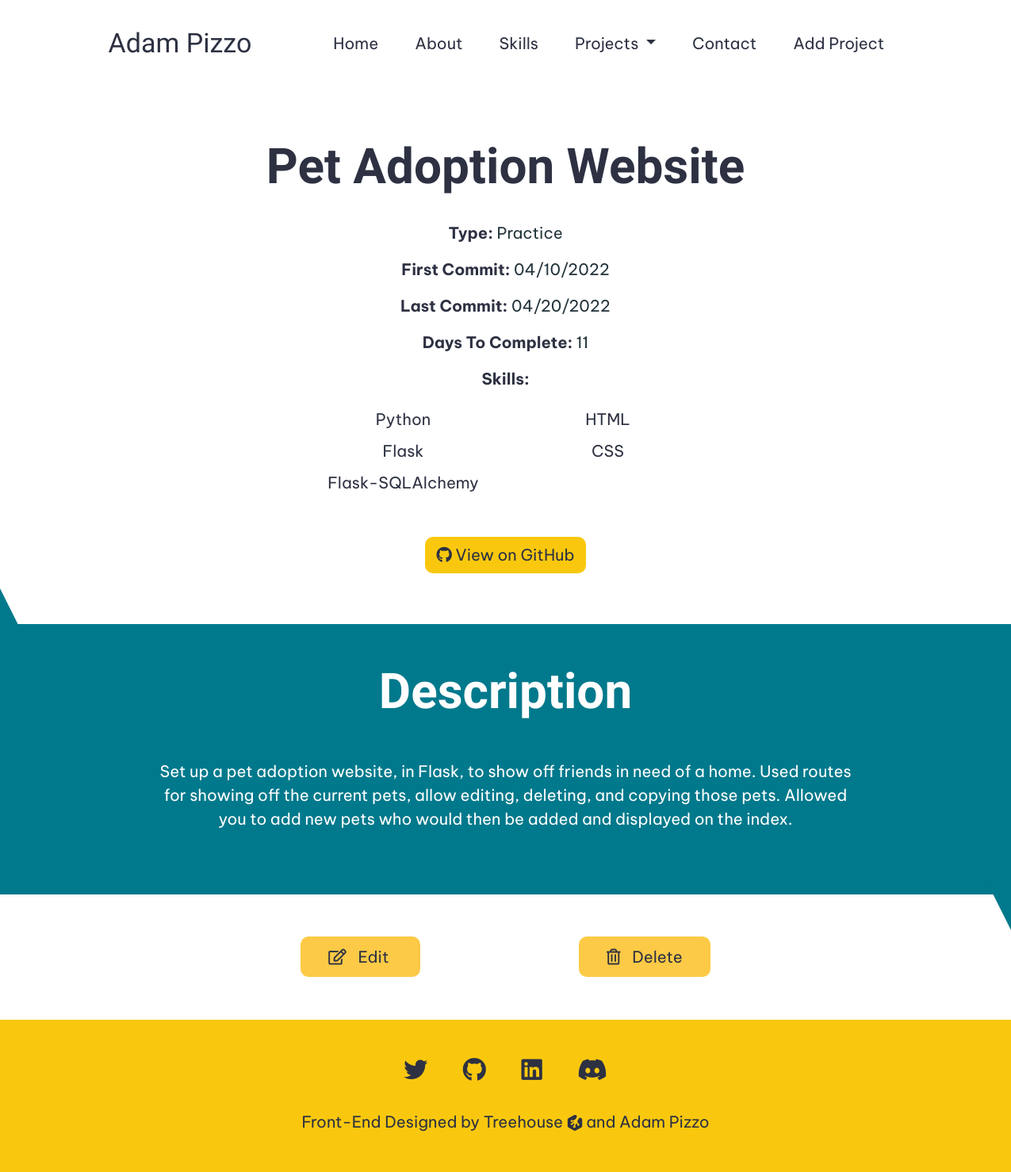
/projects/7, run on the app's committed database.
### models.py (models this page shows)
class Projects(db.Model):
    id = db.Column(db.Integer, primary_key=True)
    title = db.Column(db.String)
    type = db.Column(db.String)
    first_commit = db.Column(db.Date)
    last_commit = db.Column(db.Date)
    description = db.Column(db.Text)
    skills = db.Column(db.Text)
    url_to_project = db.Column(db.Text)

### app.py (the view)
@app.route('/projects/<id>')
def project_detail(id):
    project_df = Projects.query.order_by(Projects.last_commit.desc()).all()
    project = Projects.query.get_or_404(id)
    project.skills = project.skills.split(',')
    time_taken = (project.last_commit-project.first_commit) + timedelta(days=1)
    project.first_commit = project.first_commit.strftime('%m/%d/%Y')
    project.last_commit = project.last_commit.strftime('%m/%d/%Y')
    return render_template(
        'detail.html',
        project=project,
        project_df=project_df,
        time_taken=time_taken
    )

### templates/detail.html (shortened to what this page needs)
{% extends 'layout.html' %}
    {% block content %}
        <section class="header">
            <h2>{{ project.title }}</h2>
            <br>
            <p><span>Type: </span> {{ project.type }}</p>
            <p><span>First Commit: </span> {{ project.first_commit }} </p>
            <p><span>Last Commit: </span> {{ project.last_commit }} </p>
            <p><span>Days To Complete:</span> {{ time_taken.days }}</p>
            <p><span>Skills:</span></p>
            <ul class="project-skills">
                {% for skill in project.skills %}
                <li><a href="https://www.google.com/search?q={{items}}" target="_blank">{{ skill }}</a></li>
                {% endfor %}
            </ul>
            <a href="{{ project.url_to_project }}" class="github-btn">
                <i class="fab fa-github"></i>
                View on GitHub
            </a>
        </section>
        <section id="project-desc">
            <div id="triangle5"></div>
            <h2>Description</h2>
            <p>
                {{ project.description }}
            </p>
            <div id="triangle6"></div>
        </section>
        <section id="edit-delete">
            <a href="{{ url_for('edit_project', id=project.id)}}">
                <i class="fas fa-edit"></i>
                Edit
            </a>
            <a href="{{ url_for('delete_project', id=project.id)}}">
                <i class="far fa-trash-alt"></i>
                Delete
            </a>
        </section>
    {% endblock %}

### static/css/styles.css (style rules this page uses)
:root { --primary-text: #2d3142; --secondary-text: #22333B; --primary: #f9c80e; --secondary: #00798c; --accent: #fcca46; --white: #fff; --primary-font: 'Be Vietnam Pro', 'Roboto', Arial, Helvetica, sans-serif; --headings-1-font: 'Permanent Marker', 'Roboto', Arial, Helvetica, sans-serif; --headings-2-font: 'Rokkitt', 'Lucida Handwriting', 'Apple Chancery', cursive; --headings-3-font: 'Oswald','Roboto', Arial, Helvetica, serif; --label-font: 'Rokkitt','Roboto', Arial, Helvetica, serif; --brand-font: 'Homemade Apple', 'Lucida Handwriting', 'Apple Chancery', cursive; --li-font: 'PT Sans Narrow', 'Roboto', Arial, Helvetica, sans-serif; }
* { font-family: var(--primary-font); color: var(--primary-text); text-align: center; }
p, li, a { font-size: 20px; }
h2 { font-size: 30px; font-weight: bold; font-family: var(--headings-2-font); }
body { overflow-x: hidden; }
.header { margin-left: 5%; margin-right: 5%; margin-top: 5rem; text-align: center; }
.header p { font-size: 20px; color: var(--secondary-text); }
.header .github-btn { display: inline-block; margin-top: 2rem; margin-bottom: 4rem; }
.header .project-skills { list-style: none; margin: auto; line-height: 40px; max-width: 250px; margin-bottom: 1rem; }
.project-skills { padding-left: 0; text-align: center; }
.header .project-skills li { text-align: center; }
.header .project-skills li::before { content: '\FE61'; position: absolute; left: -20px; }
.project-skills > li > a, #skills ul li a { text-decoration: none; color: var(--primary-font) }
.header p > span { font-weight: bold; }
#project-desc *, #projects * { color: var(--white); }
.github-btn { border-radius: 10px; background-color: var(--primary); padding: 8px 15px; color: var(--primary-text) !important; text-decoration: none; }
.github-btn i { color: var(--primary-text) !important; }
#project-desc { background-color: var(--secondary); position: relative; text-align: center; padding-right: 5%; padding-left: 5%; }
#triangle5 { width: 0; height: 0; border-left: 50px solid transparent; border-right: 50px solid transparent; border-bottom: 100px solid var(--secondary); position: absolute; top: -75px; left: -65px; }
#project-desc h2 { padding-top: 3rem; margin-bottom: 3rem; }
#project-desc p { text-align: center; padding-bottom: 4rem; }
#triangle6 { width: 0; height: 0; border-left: 50px solid transparent; border-right: 50px solid transparent; border-top: 100px solid var(--secondary); position: absolute; bottom: -75px; right: -65px; }
#edit-delete { padding-top: 4rem; padding-bottom: 4rem; text-align: center; }
#edit-delete a { background-color: var(--accent); border-radius: 10px; color: var(--primary-text); padding: 13px 35px; text-decoration: none; }
#edit-delete a:first-of-type { margin-right: 20px; }
#edit-delete a i { color: var(--primary-text); margin-right: 10px; font-weight: normal; }
@media (min-width: 992px) { h2 { font-size: 62px; } }
@media (min-width: 992px) { #project-desc { padding-right: 15%; padding-left: 15%; } }
@media (min-width: 1200px) { .header .project-skills { -webkit-column-count: 2; -moz-column-count: 2; column-count: 2; max-width: 500px; } }
@media (min-width: 1200px) { #edit-delete a:first-of-type { margin-right: 200px; } }

### data on the page
Projects: title "Pet Adoption Website", type "Practice", first_commit "04/10/2022", last_commit "04/20/2022", description "Set up a pet adoption website, in Flask, to show off friends in need of a home. Used routes for showing off the current pets, allow editing, deleting, and copying those pets. Allowed you to add new pets who would then be added and displayed on the index."

### other printed values
{{ time_taken.days }} "11"
{{ skill }} "Python" "Flask" "Flask-SQLAlchemy" "HTML" "CSS"
